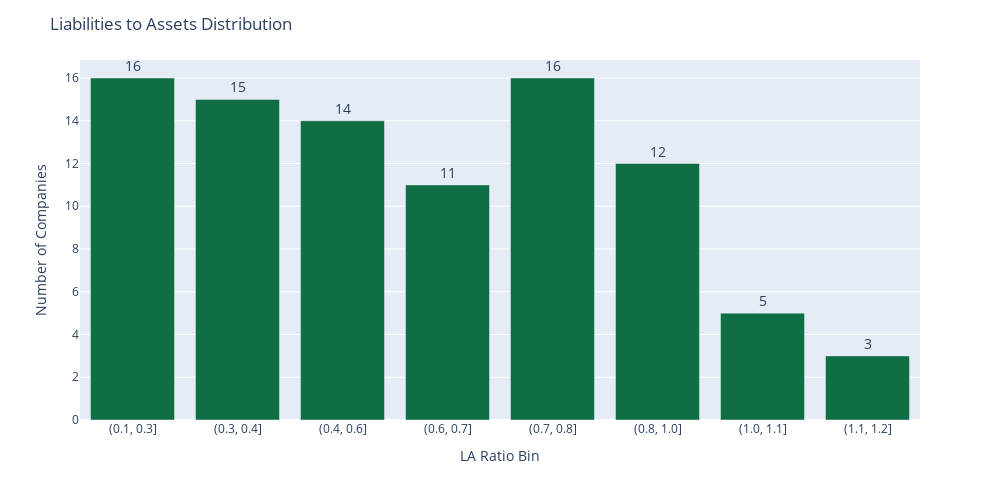

Notebook code cell kept with this figure:
### Code cell
la_ratio_top = analysis_df['la_ratio'].mean() + analysis_df['la_ratio'].std()

la_analysis_df = analysis_df[analysis_df['la_ratio'] < la_ratio_top]
la_analysis_df.loc[:,'la_ratio_bin'] = pd.cut(la_analysis_df['la_ratio'], 8, precision = 1)
la_analysis_df2 = la_analysis_df[['ticker','la_ratio_bin']].groupby('la_ratio_bin').count().reset_index()
la_analysis_df2.loc[:,'la_ratio_bin'] = la_analysis_df2['la_ratio_bin'].astype('str')


fig = px.bar(la_analysis_df2, x='la_ratio_bin', y='ticker', text = 'ticker')

fig.update_traces(textposition='outside',
                  texttemplate='%{text}',
                  marker_color='#106e45',
                  textfont_size=14)

fig.update_layout(title_text = 'Liabilities to Assets Distribution',
                  yaxis_title = 'Number of Companies',
                  xaxis_title = 'LA Ratio Bin',
                  height = 500, width = 1000)

fig.show()

### Figure 1 — Plotly figure (JSON) as saved in the notebook; plotly's stock layout.template omitted (floating-point values rounded to 4 significant figures)
{"data": [{"alignmentgroup": "True", "hoverlabel": {"namelength": 0}, "hovertemplate": "la_ratio_bin=%{x}<br>ticker=%{text}", "legendgroup": "", "marker": {"color": "#106e45"}, "name": "", "offsetgroup": "", "orientation": "v", "showlegend": false, "text": [16, 15, 14, 11, 16, 12, 5, 3], "textfont": {"size": 14}, "textposition": "outside", "texttemplate": "%{text}", "type": "bar", "x": ["(0.1, 0.3]", "(0.3, 0.4]", "(0.4, 0.6]", "(0.6, 0.7]", "(0.7, 0.8]", "(0.8, 1.0]", "(1.0, 1.1]", "(1.1, 1.2]"], "xaxis": "x", "y": [16, 15, 14, 11, 16, 12, 5, 3], "yaxis": "y"}], "layout": {"barmode": "relative", "height": 500, "legend": {"tracegroupgap": 0}, "margin": {"t": 60}, "title": {"text": "Liabilities to Assets Distribution"}, "width": 1000, "xaxis": {"anchor": "y", "domain": [0, 1], "title": {"text": "LA Ratio Bin"}}, "yaxis": {"anchor": "x", "domain": [0, 1], "title": {"text": "Number of Companies"}}}}
